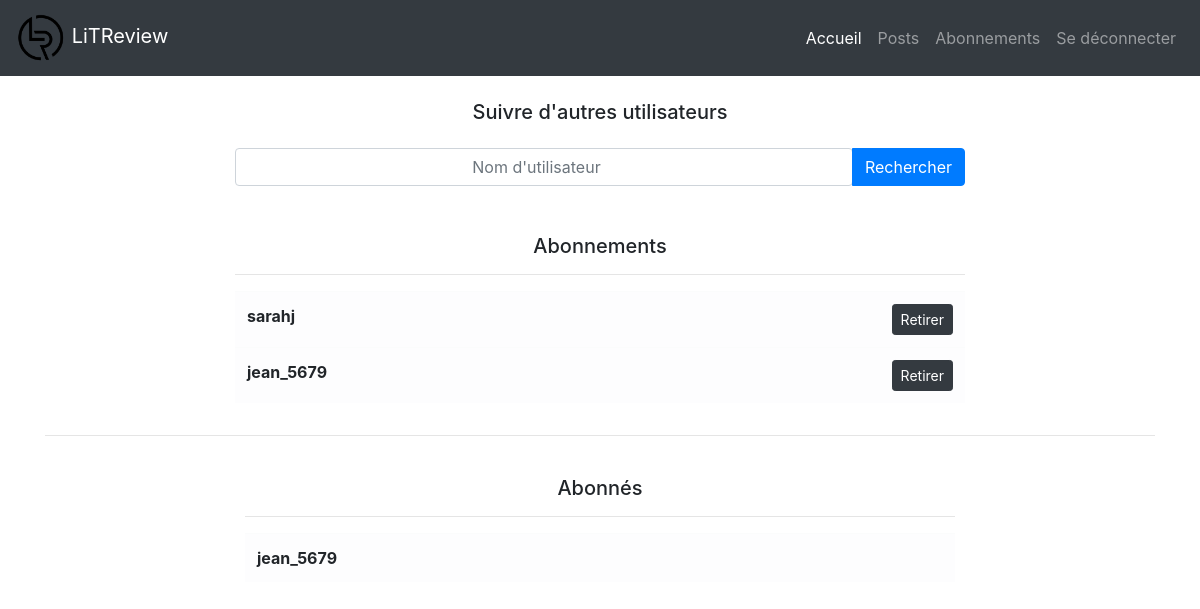
The page /follow_users/ (signed in) on the database as committed earlier.
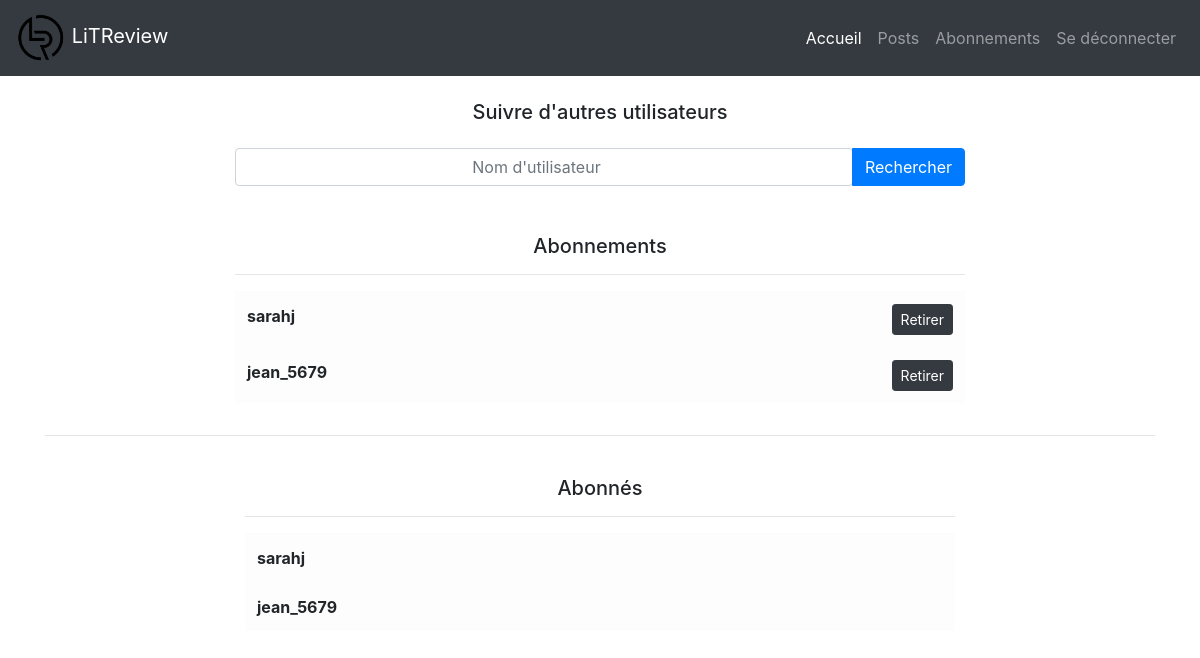
The same page on the database as committed later.
### followers/models.py (models this page shows)
class UserFollows(models.Model):
    user = models.ForeignKey(
        to=settings.AUTH_USER_MODEL,
        on_delete=models.CASCADE,
        related_name="following")
    followed_user = models.ForeignKey(
        to=settings.AUTH_USER_MODEL,
        on_delete=models.CASCADE,
        related_name="followed_by")
    class Meta:
        unique_together = ("user", "followed_user")

### authentication/models.py (models this page shows)
class User(AbstractUser):
    pass

### followers/views.py (the view, shortened to what this page needs)
# urls.py: path("follow_users/", followers.follow_users, name="follow_users")
@login_required
def follow_users(request):
    unfollows = forms.UnfollowsForm()
    requested_user = request.POST.get("search")
    following_list = models.UserFollows.objects.filter(user=request.user)
    followed_by_list = models.UserFollows.objects.filter(followed_user=request.user)
    context = {
        "following_list": following_list,
        "followed_by_list": followed_by_list,
        "unfollows": unfollows
    }
    return render(request, "followers/follow_users.html", context=context)

### followers/forms.py
class UnfollowsForm(forms.Form):
    unfollows = forms.BooleanField(widget=forms.HiddenInput, initial=True)

### followers/templates/followers/follow_users.html (shortened to what this page needs)
{% extends "base.html" %}
{% load feeds_extras %}
{% block content %}
    <div class="container">
        <div class="row justify-content-center mt-4">
            <div class="col-8">
                <h5 style="text-align: center;">Suivre d'autres utilisateurs</h5>
                <form method="post">
                    <div class="input-group mt-4">
                        <input type="search" class="form-control rounded" name="search" style="text-align: center;" placeholder="Nom d'utilisateur" aria-label="Nom d'utilisateur"/>
                        <div class="input-group-append">
                            <button type="submit" class="btn btn-primary">Rechercher</button>
                        </div>
                    </div>
                </form>
            </div>
        </div>
    </div>
    <div class="container">
        <div class="row justify-content-center mt-5">
            <div class="col-8">
                <h5 style="text-align: center;">Abonnements</h5>
                <hr>
            </div>
        </div>
        <div class="row justify-content-center">
            <div class="col-8">
                <table class="table table-light table-hover">
                    <tbody>
                        {% for following in following_list %}
                            <tr>
                                <th class="col-md-6" style="text-align: left;" scope="row">{{ following.followed_user }}</th>
                                <td style="text-align: right;">
                                    <form method="post">
                                        <button class="btn btn-sm btn-dark" type="submit">Retirer</button>
                                    </form>
                                </td>
                            </tr>
                        {% endfor %}
                    </tbody>
                </table>
            </div>
        </div>
        <div class="row">
            <div class="col">
                <hr><br>
            </div>
        </div>
        <div class="container">
            <div class="row justify-content-center">
                <div class="col-8">
                    <h5 style="text-align: center;">Abonnés</h5>
                    <hr>
                </div>
            </div>
            <div class="row justify-content-center">
                <div class="col-8">
                    <table class="table table-light table-hover">
                        <tbody>
                            {% for followed_by in followed_by_list %}
                                <tr>
                                    <th class="col-md-6" style="text-align: left;" scope="row">{{ followed_by.user }}</th>
                                </tr>
                            {% endfor %}
                        </tbody>
                    </table>
                </div>
            </div>
{% endblock content %}

Rows that differ between the two databases and show on the page:
added UserFollows: user "sarahj", shown under "Abonnés"
